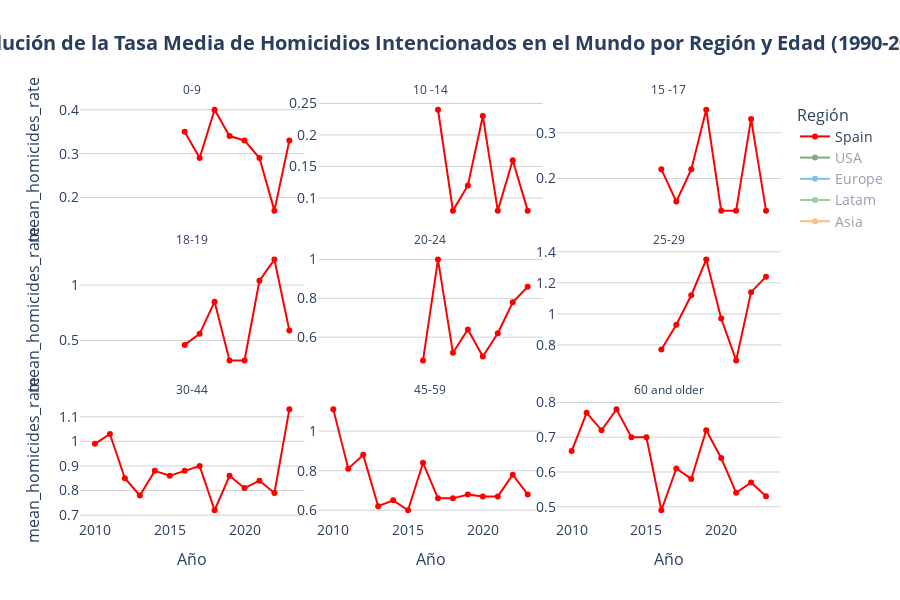

Write notebook code for a chart like this one.
### Code cell
time_series_plot(
    df = df_time_series['region'],
    x='Year',
    y='mean_homicides_rate',
    line_group='Region_2',
    facet_col='Age',
    facet_col_wrap=3,
    color='Region_2',
    default_visible_name='Spain',
    title='Evolución de la Tasa Media de Homicidios Intencionados en el Mundo por Región y Edad (1990-2023)',
    hover_data=HOVER_DATA['time_series_region'],
    labels=LABELS['time_series'],
    hovertemplate=HOVER_TEMPLATES['time_series_region'],
    color_discrete_map=COLOR_MAP['Region_2'],
    category_orders=CATEGORY_ORDERS,
    plot_save_path=os.path.join(PROJECT_PATH, 'plots', PLOT_FILENAME['time_series']),
    show=True
)

### Figure 1 — Plotly figure (JSON) as saved in the notebook; plotly's stock layout.template omitted (floating-point values rounded to 4 significant figures)
{"data": [{"customdata": [["Spain"], ["Spain"], ["Spain"], ["Spain"], ["Spain"], ["Spain"], ["Spain"], ["Spain"]], "hovertemplate": "<b style='font-size: 14px'>%{customdata[0]}</b><br><br><b>Año:</b> %{x}<br><b>Tasa Media de Homicidios:</b> %{y:.2f}<br><extra></extra>", "legendgroup": "Spain", "line": {"color": "#FF0000", "dash": "solid"}, "marker": {"symbol": "circle"}, "mode": "lines+markers", "name": "Spain", "orientation": "v", "showlegend": true, "type": "scatter", "x": [2016, 2017, 2018, 2019, 2020, 2021, 2022, 2023], "xaxis": "x7", "y": [0.35, 0.29, 0.4, 0.34, 0.33, 0.29, 0.17, 0.33], "yaxis": "y7"}, {"customdata": [["Spain"], ["Spain"], ["Spain"], ["Spain"], ["Spain"], ["Spain"], ["Spain"], ["Spain"]], "hovertemplate": "<b style='font-size: 14px'>%{customdata[0]}</b><br><br><b>Año:</b> %{x}<br><b>Tasa Media de Homicidios:</b> %{y:.2f}<br><extra></extra>", "legendgroup": "Spain", "line": {"color": "#FF0000", "dash": "solid"}, "marker": {"symbol": "circle"}, "mode": "lines+markers", "name": "Spain", "orientation": "v", "showlegend": false, "type": "scatter", "x": [2016, 2017, 2018, 2019, 2020, 2021, 2022, 2023], "xaxis": "x8", "y": [NaN, 0.24, 0.08, 0.12, 0.23, 0.08, 0.16, 0.08], "yaxis": "y8"}, {"customdata": [["Spain"], ["Spain"], ["Spain"], ["Spain"], ["Spain"], ["Spain"], ["Spain"], ["Spain"]], "hovertemplate": "<b style='font-size: 14px'>%{customdata[0]}</b><br><br><b>Año:</b> %{x}<br><b>Tasa Media de Homicidios:</b> %{y:.2f}<br><extra></extra>", "legendgroup": "Spain", "line": {"color": "#FF0000", "dash": "solid"}, "marker": {"symbol": "circle"}, "mode": "lines+markers", "name": "Spain", "orientation": "v", "showlegend": false, "type": "scatter", "x": [2016, 2017, 2018, 2019, 2020, 2021, 2022, 2023], "xaxis": "x9", "y": [0.22, 0.15, 0.22, 0.35, 0.13, 0.13, 0.33, 0.13], "yaxis": "y9"}, {"customdata": [["Spain"], ["Spain"], ["Spain"], ["Spain"], ["Spain"], ["Spain"], ["Spain"], ["Spain"]], "hovertemplate": "<b style='font-size: 14px'>%{customdata[0]}</b><br><br><b>Año:</b> %{x}<br><b>Tasa Media de Homicidios:</b> %{y:.2f}<br><extra></extra>", "legendgroup": "Spain", "line": {"color": "#FF0000", "dash": "solid"}, "marker": {"symbol": "circle"}, "mode": "lines+markers", "name": "Spain", "orientation": "v", "showlegend": false, "type": "scatter", "x": [2016, 2017, 2018, 2019, 2020, 2021, 2022, 2023], "xaxis": "x4", "y": [0.46, 0.56, 0.85, 0.32, 0.32, 1.04, 1.23, 0.59], "yaxis": "y4"}, {"customdata": [["Spain"], ["Spain"], ["Spain"], ["Spain"], ["Spain"], ["Spain"], ["Spain"], ["Spain"]], "hovertemplate": "<b style='font-size: 14px'>%{customdata[0]}</b><br><br><b>Año:</b> %{x}<br><b>Tasa Media de Homicidios:</b> %{y:.2f}<br><extra></extra>", "legendgroup": "Spain", "line": {"color": "#FF0000", "dash": "solid"}, "marker": {"symbol": "circle"}, "mode": "lines+markers", "name": "Spain", "orientation": "v", "showlegend": false, "type": "scatter", "x": [2016, 2017, 2018, 2019, 2020, 2021, 2022, 2023], "xaxis": "x5", "y": [0.48, 1.0, 0.52, 0.64, 0.5, 0.62, 0.78, 0.86], "yaxis": "y5"}, {"customdata": [["Spain"], ["Spain"], ["Spain"], ["Spain"], ["Spain"], ["Spain"], ["Spain"], ["Spain"]], "hovertemplate": "<b style='font-size: 14px'>%{customdata[0]}</b><br><br><b>Año:</b> %{x}<br><b>Tasa Media de Homicidios:</b> %{y:.2f}<br><extra></extra>", "legendgroup": "Spain", "line": {"color": "#FF0000", "dash": "solid"}, "marker": {"symbol": "circle"}, "mode": "lines+markers", "name": "Spain", "orientation": "v", "showlegend": false, "type": "scatter", "x": [2016, 2017, 2018, 2019, 2020, 2021, 2022, 2023], "xaxis": "x6", "y": [0.77, 0.93, 1.12, 1.35, 0.97, 0.7, 1.14, 1.24], "yaxis": "y6"}, {"customdata": [["Spain"], ["Spain"], ["Spain"], ["Spain"], ["Spain"], ["Spain"], ["Spain"], ["Spain"], ["Spain"], ["Spain"], ["Spain"], ["Spain"], ["Spain"], ["Spain"]], "hovertemplate": "<b style='font-size: 14px'>%{customdata[0]}</b><br><br><b>Año:</b> %{x}<br><b>Tasa Media de Homicidios:</b> %{y:.2f}<br><extra></extra>", "legendgroup": "Spain", "line": {"color": "#FF0000", "dash": "solid"}, "marker": {"symbol": "circle"}, "mode": "lines+markers", "name": "Spain", "orientation": "v", "showlegend": false, "type": "scatter", "x": [2010, 2011, 2012, 2013, 2014, 2015, 2016, 2017, 2018, 2019, 2020, 2021, 2022, 2023], "xaxis": "x", "y": [0.99, 1.03, 0.85, 0.78, 0.88, 0.86, 0.88, 0.9, 0.72, 0.86, 0.81, 0.84, 0.79, 1.13], "yaxis": "y"}, {"customdata": [["Spain"], ["Spain"], ["Spain"], ["Spain"], ["Spain"], ["Spain"], ["Spain"], ["Spain"], ["Spain"], ["Spain"], ["Spain"], ["Spain"], ["Spain"], ["Spain"]], "hovertemplate": "<b style='font-size: 14px'>%{customdata[0]}</b><br><br><b>Año:</b> %{x}<br><b>Tasa Media de Homicidios:</b> %{y:.2f}<br><extra></extra>", "legendgroup": "Spain", "line": {"color": "#FF0000", "dash": "solid"}, "marker": {"symbol": "circle"}, "mode": "lines+markers", "name": "Spain", "orientation": "v", "showlegend": false, "type": "scatter", "x": [2010, 2011, 2012, 2013, 2014, 2015, 2016, 2017, 2018, 2019, 2020, 2021, 2022, 2023], "xaxis": "x2", "y": [1.11, 0.81, 0.88, 0.62, 0.65, 0.6, 0.84, 0.66, 0.66, 0.68, 0.67, 0.67, 0.78, 0.68], "yaxis": "y2"}, {"customdata": [["Spain"], ["Spain"], ["Spain"], ["Spain"], ["Spain"], ["Spain"], ["Spain"], ["Spain"], ["Spain"], ["Spain"], ["Spain"], ["Spain"], ["Spain"], ["Spain"]], "hovertemplate": "<b style='font-size: 14px'>%{customdata[0]}</b><br><br><b>Año:</b> %{x}<br><b>Tasa Media de Homicidios:</b> %{y:.2f}<br><extra></extra>", "legendgroup": "Spain", "line": {"color": "#FF0000", "dash": "solid"}, "marker": {"symbol": "circle"}, "mode": "lines+markers", "name": "Spain", "orientation": "v", "showlegend": false, "type": "scatter", "x": [2010, 2011, 2012, 2013, 2014, 2015, 2016, 2017, 2018, 2019, 2020, 2021, 2022, 2023], "xaxis": "x3", "y": [0.66, 0.77, 0.72, 0.78, 0.7, 0.7, 0.49, 0.61, 0.58, 0.72, 0.64, 0.54, 0.57, 0.53], "yaxis": "y3"}, {"customdata": [["USA"], ["USA"], ["USA"], ["USA"], ["USA"], ["USA"], ["USA"], ["USA"]], "hovertemplate": "<b style='font-size: 14px'>%{customdata[0]}</b><br><br><b>Año:</b> %{x}<br><b>Tasa Media de Homicidios:</b> %{y:.2f}<br><extra></extra>", "legendgroup": "USA", "line": {"color": "#055509", "dash": "solid"}, "marker": {"symbol": "circle"}, "mode": "lines+markers", "name": "USA", "orientation": "v", "showlegend": true, "type": "scatter", "visible": "legendonly", "x": [2013, 2014, 2015, 2016, 2017, 2018, 2019, 2020], "xaxis": "x9", "y": [8.18, 8.59, 8.57, 8.94, 9.25, 8.59, 8.66, 11.08], "yaxis": "y9"}, {"customdata": [["USA"], ["USA"], ["USA"], ["USA"], ["USA"], ["USA"], ["USA"], ["USA"]], "hovertemplate": "<b style='font-size: 14px'>%{customdata[0]}</b><br><br><b>Año:</b> %{x}<br><b>Tasa Media de Homicidios:</b> %{y:.2f}<br><extra></extra>", "legendgroup": "USA", "line": {"color": "#055509", "dash": "solid"}, "marker": {"symbol": "circle"}, "mode": "lines+markers", "name": "USA", "orientation": "v", "showlegend": false, "type": "scatter", "visible": "legendonly", "x": [2013, 2014, 2015, 2016, 2017, 2018, 2019, 2020], "xaxis": "x4", "y": [7.95, 7.63, 8.91, 10.29, 9.91, 9.44, 9.7, 12.25], "yaxis": "y4"}, {"customdata": [["USA"], ["USA"], ["USA"], ["USA"], ["USA"], ["USA"], ["USA"], ["USA"]], "hovertemplate": "<b style='font-size: 14px'>%{customdata[0]}</b><br><br><b>Año:</b> %{x}<br><b>Tasa Media de Homicidios:</b> %{y:.2f}<br><extra></extra>", "legendgroup": "USA", "line": {"color": "#055509", "dash": "solid"}, "marker": {"symbol": "circle"}, "mode": "lines+markers", "name": "USA", "orientation": "v", "showlegend": false, "type": "scatter", "visible": "legendonly", "x": [2013, 2014, 2015, 2016, 2017, 2018, 2019, 2020], "xaxis": "x5", "y": [9.72, 9.44, 10.63, 11.75, 10.83, 9.88, 9.66, 12.84], "yaxis": "y5"}, {"customdata": [["USA"], ["USA"], ["USA"], ["USA"], ["USA"], ["USA"], ["USA"], ["USA"]], "hovertemplate": "<b style='font-size: 14px'>%{customdata[0]}</b><br><br><b>Año:</b> %{x}<br><b>Tasa Media de Homicidios:</b> %{y:.2f}<br><extra></extra>", "legendgroup": "USA", "line": {"color": "#055509", "dash": "solid"}, "marker": {"symbol": "circle"}, "mode": "lines+markers", "name": "USA", "orientation": "v", "showlegend": false, "type": "scatter", "visible": "legendonly", "x": [2013, 2014, 2015, 2016, 2017, 2018, 2019, 2020], "xaxis": "x6", "y": [7.75, 7.7, 8.9, 9.98, 10.24, 9.27, 8.96, 11.9], "yaxis": "y6"}, {"customdata": [["USA"], ["USA"], ["USA"], ["USA"], ["USA"], ["USA"], ["USA"], ["USA"], ["USA"], ["USA"], ["USA"], ["USA"], ["USA"], ["USA"], ["USA"], ["USA"]], "hovertemplate": "<b style='font-size: 14px'>%{customdata[0]}</b><br><br><b>Año:</b> %{x}<br><b>Tasa Media de Homicidios:</b> %{y:.2f}<br><extra></extra>", "legendgroup": "USA", "line": {"color": "#055509", "dash": "solid"}, "marker": {"symbol": "circle"}, "mode": "lines+markers", "name": "USA", "orientation": "v", "showlegend": false, "type": "scatter", "visible": "legendonly", "x": [2005, 2006, 2007, 2008, 2009, 2010, 2011, 2012, 2013, 2014, 2015, 2016, 2017, 2018, 2019, 2020], "xaxis": "x", "y": [6.42, 6.2, 6.42, 6.14, 6.03, 5.63, 5.39, 5.61, 5.39, 5.15, 5.94, 6.78, 6.65, 6.26, 6.23, 8.06], "yaxis": "y"}, {"customdata": [["USA"], ["USA"], ["USA"], ["USA"], ["USA"], ["USA"], ["USA"], ["USA"], ["USA"], ["USA"], ["USA"], ["USA"], ["USA"], ["USA"], ["USA"], ["USA"]], "hovertemplate": "<b style='font-size: 14px'>%{customdata[0]}</b><br><br><b>Año:</b> %{x}<br><b>Tasa Media de Homicidios:</b> %{y:.2f}<br><extra></extra>", "legendgroup": "USA", "line": {"color": "#055509", "dash": "solid"}, "marker": {"symbol": "circle"}, "mode": "lines+markers", "name": "USA", "orientation": "v", "showlegend": false, "type": "scatter", "visible": "legendonly", "x": [2005, 2006, 2007, 2008, 2009, 2010, 2011, 2012, 2013, 2014, 2015, 2016, 2017, 2018, 2019, 2020], "xaxis": "x2", "y": [3.39, 3.52, 3.38, 3.39, 3.24, 3.08, 3.1, 3.09, 3.09, 2.92, 3.18, 3.41, 3.71, 3.34, 3.18, 3.85], "yaxis": "y2"}, {"customdata": [["USA"], ["USA"], ["USA"], ["USA"], ["USA"], ["USA"], ["USA"], ["USA"], ["USA"], ["USA"], ["USA"], ["USA"], ["USA"], ["USA"], ["USA"], ["USA"]], "hovertemplate": "<b style='font-size: 14px'>%{customdata[0]}</b><br><br><b>Año:</b> %{x}<br><b>Tasa Media de Homicidios:</b> %{y:.2f}<br><extra></extra>", "legendgroup": "USA", "line": {"color": "#055509", "dash": "solid"}, "marker": {"symbol": "circle"}, "mode": "lines+markers", "name": "USA", "orientation": "v", "showlegend": false, "type": "scatter", "visible": "legendonly", "x": [2005, 2006, 2007, 2008, 2009, 2010, 2011, 2012, 2013, 2014, 2015, 2016, 2017, 2018, 2019, 2020], "xaxis": "x3", "y": [1.85, 1.73, 1.67, 1.71, 1.76, 1.6, 1.56, 1.53, 1.54, 1.49, 1.57, 1.78, 1.7, 1.7, 1.66, 1.75], "yaxis": "y3"}, {"customdata": [["Europe"], ["Europe"], ["Europe"], ["Europe"], ["Europe"], ["Europe"], ["Europe"], ["Europe"], ["Europe"], ["Europe"], ["Europe"], ["Europe"], ["Europe"], ["Europe"]], "hovertemplate": "<b style='font-size: 14px'>%{customdata[0]}</b><br><br><b>Año:</b> %{x}<br><b>Tasa Media de Homicidios:</b> %{y:.2f}<br><extra></extra>", "legendgroup": "Europe", "line": {"color": "#0883db", "dash": "solid"}, "marker": {"symbol": "circle"}, "mode": "lines+markers", "name": "Europe", "orientation": "v", "showlegend": true, "type": "scatter", "visible": "legendonly", "x": [2010, 2011, 2012, 2013, 2014, 2015, 2016, 2017, 2018, 2019, 2020, 2021, 2022, 2023], "xaxis": "x7", "y": [NaN, 0.34, 0.2, 0.53, 0.61, 0.58, 0.58, 0.61, 0.61, 0.49, 0.53, 0.6, 0.48, 0.65], "yaxis": "y7"}, {"customdata": [["Europe"], ["Europe"], ["Europe"], ["Europe"], ["Europe"], ["Europe"], ["Europe"], ["Europe"], ["Europe"], ["Europe"], ["Europe"], ["Europe"], ["Europe"], ["Europe"]], "hovertemplate": "<b style='font-size: 14px'>%{customdata[0]}</b><br><br><b>Año:</b> %{x}<br><b>Tasa Media de Homicidios:</b> %{y:.2f}<br><extra></extra>", "legendgroup": "Europe", "line": {"color": "#0883db", "dash": "solid"}, "marker": {"symbol": "circle"}, "mode": "lines+markers", "name": "Europe", "orientation": "v", "showlegend": false, "type": "scatter", "visible": "legendonly", "x": [2010, 2011, 2012, 2013, 2014, 2015, 2016, 2017, 2018, 2019, 2020, 2021, 2022, 2023], "xaxis": "x8", "y": [0.33, NaN, 0.36, 0.22, 0.29, 0.22, 0.3, 0.12, 0.16, 0.19, 0.25, 0.22, 0.22, 0.27], "yaxis": "y8"}, {"customdata": [["Europe"], ["Europe"], ["Europe"], ["Europe"], ["Europe"], ["Europe"], ["Europe"], ["Europe"], ["Europe"], ["Europe"], ["Europe"], ["Europe"], ["Europe"], ["Europe"]], "hovertemplate": "<b style='font-size: 14px'>%{customdata[0]}</b><br><br><b>Año:</b> %{x}<br><b>Tasa Media de Homicidios:</b> %{y:.2f}<br><extra></extra>", "legendgroup": "Europe", "line": {"color": "#0883db", "dash": "solid"}, "marker": {"symbol": "circle"}, "mode": "lines+markers", "name": "Europe", "orientation": "v", "showlegend": false, "type": "scatter", "visible": "legendonly", "x": [2010, 2011, 2012, 2013, 2014, 2015, 2016, 2017, 2018, 2019, 2020, 2021, 2022, 2023], "xaxis": "x9", "y": [1.65, 0.68, 1.22, 0.45, 0.45, 0.92, 0.91, 0.41, 0.52, 0.51, 0.46, 0.6, 0.66, 0.73], "yaxis": "y9"}, {"customdata": [["Europe"], ["Europe"], ["Europe"], ["Europe"], ["Europe"], ["Europe"], ["Europe"], ["Europe"], ["Europe"], ["Europe"], ["Europe"]], "hovertemplate": "<b style='font-size: 14px'>%{customdata[0]}</b><br><br><b>Año:</b> %{x}<br><b>Tasa Media de Homicidios:</b> %{y:.2f}<br><extra></extra>", "legendgroup": "Europe", "line": {"color": "#0883db", "dash": "solid"}, "marker": {"symbol": "circle"}, "mode": "lines+markers", "name": "Europe", "orientation": "v", "showlegend": false, "type": "scatter", "visible": "legendonly", "x": [2013, 2014, 2015, 2016, 2017, 2018, 2019, 2020, 2021, 2022, 2023], "xaxis": "x4", "y": [0.75, 0.54, 1.17, 1.31, 0.88, 1.05, 1.05, 0.93, 0.93, 1.25, 1.38], "yaxis": "y4"}, {"customdata": [["Europe"], ["Europe"], ["Europe"], ["Europe"], ["Europe"], ["Europe"], ["Europe"], ["Europe"], ["Europe"], ["Europe"], ["Europe"], ["Europe"], ["Europe"], ["Europe"]], "hovertemplate": "<b style='font-size: 14px'>%{customdata[0]}</b><br><br><b>Año:</b> %{x}<br><b>Tasa Media de Homicidios:</b> %{y:.2f}<br><extra></extra>", "legendgroup": "Europe", "line": {"color": "#0883db", "dash": "solid"}, "marker": {"symbol": "circle"}, "mode": "lines+markers", "name": "Europe", "orientation": "v", "showlegend": false, "type": "scatter", "visible": "legendonly", "x": [2010, 2011, 2012, 2013, 2014, 2015, 2016, 2017, 2018, 2019, 2020, 2021, 2022, 2023], "xaxis": "x5", "y": [1.45, 2.75, 1.05, 1.17, 0.82, 1.34, 1.26, 1.46, 1.22, 1.05, 1.34, 1.1, 1.34, 1.49], "yaxis": "y5"}, {"customdata": [["Europe"], ["Europe"], ["Europe"], ["Europe"], ["Europe"], ["Europe"], ["Europe"], ["Europe"], ["Europe"], ["Europe"], ["Europe"], ["Europe"], ["Europe"], ["Europe"]], "hovertemplate": "<b style='font-size: 14px'>%{customdata[0]}</b><br><br><b>Año:</b> %{x}<br><b>Tasa Media de Homicidios:</b> %{y:.2f}<br><extra></extra>", "legendgroup": "Europe", "line": {"color": "#0883db", "dash": "solid"}, "marker": {"symbol": "circle"}, "mode": "lines+markers", "name": "Europe", "orientation": "v", "showlegend": false, "type": "scatter", "visible": "legendonly", "x": [2010, 2011, 2012, 2013, 2014, 2015, 2016, 2017, 2018, 2019, 2020, 2021, 2022, 2023], "xaxis": "x6", "y": [1.53, 1.06, 1.62, 1.21, 1.17, 1.59, 1.55, 1.24, 1.13, 1.26, 1.14, 1.21, 1.51, 1.43], "yaxis": "y6"}, {"customdata": [["Europe"], ["Europe"], ["Europe"], ["Europe"], ["Europe"], ["Europe"], ["Europe"], ["Europe"], ["Europe"], ["Europe"], ["Europe"], ["Europe"], ["Europe"], ["Europe"], ["Europe"], ["Europe"], ["Europe"], ["Europe"], ["Europe"]], "hovertemplate": "<b style='font-size: 14px'>%{customdata[0]}</b><br><br><b>Año:</b> %{x}<br><b>Tasa Media de Homicidios:</b> %{y:.2f}<br><extra></extra>", "legendgroup": "Europe", "line": {"color": "#0883db", "dash": "solid"}, "marker": {"symbol": "circle"}, "mode": "lines+markers", "name": "Europe", "orientation": "v", "showlegend": false, "type": "scatter", "visible": "legendonly", "x": [2005, 2006, 2007, 2008, 2009, 2010, 2011, 2012, 2013, 2014, 2015, 2016, 2017, 2018, 2019, 2020, 2021, 2022, 2023], "xaxis": "x", "y": [1.58, 1.55, 1.52, 1.64, 1.21, 1.22, 1.18, 1.09, 1.01, 1.08, 1.42, 1.29, 1.1, 1.16, 1.12, 1.13, 0.97, 1.05, 1.36], "yaxis": "y"}, {"customdata": [["Europe"], ["Europe"], ["Europe"], ["Europe"], ["Europe"], ["Europe"], ["Europe"], ["Europe"], ["Europe"], ["Europe"], ["Europe"], ["Europe"], ["Europe"], ["Europe"], ["Europe"], ["Europe"], ["Europe"], ["Europe"], ["Europe"]], "hovertemplate": "<b style='font-size: 14px'>%{customdata[0]}</b><br><br><b>Año:</b> %{x}<br><b>Tasa Media de Homicidios:</b> %{y:.2f}<br><extra></extra>", "legendgroup": "Europe", "line": {"color": "#0883db", "dash": "solid"}, "marker": {"symbol": "circle"}, "mode": "lines+markers", "name": "Europe", "orientation": "v", "showlegend": false, "type": "scatter", "visible": "legendonly", "x": [2005, 2006, 2007, 2008, 2009, 2010, 2011, 2012, 2013, 2014, 2015, 2016, 2017, 2018, 2019, 2020, 2021, 2022, 2023], "xaxis": "x2", "y": [1.08, 1.18, 1.15, 0.99, 0.95, 1.02, 0.97, 0.83, 0.98, 0.87, 1.06, 1.01, 0.93, 0.89, 0.76, 0.76, 0.79, 0.86, 0.93], "yaxis": "y2"}, {"customdata": [["Europe"], ["Europe"], ["Europe"], ["Europe"], ["Europe"], ["Europe"], ["Europe"], ["Europe"], ["Europe"], ["Europe"], ["Europe"], ["Europe"], ["Europe"], ["Europe"], ["Europe"], ["Europe"], ["Europe"], ["Europe"], ["Europe"]], "hovertemplate": "<b style='font-size: 14px'>%{customdata[0]}</b><br><br><b>Año:</b> %{x}<br><b>Tasa Media de Homicidios:</b> %{y:.2f}<br><extra></extra>", "legendgroup": "Europe", "line": {"color": "#0883db", "dash": "solid"}, "marker": {"symbol": "circle"}, "mode": "lines+markers", "name": "Europe", "orientation": "v", "showlegend": false, "type": "scatter", "visible": "legendonly", "x": [2005, 2006, 2007, 2008, 2009, 2010, 2011, 2012, 2013, 2014, 2015, 2016, 2017, 2018, 2019, 2020, 2021, 2022, 2023], "xaxis": "x3", "y": [1.23, 1.25, 1.14, 1.22, 0.94, 0.82, 0.79, 0.81, 0.89, 0.89, 0.88, 0.93, 0.9, 0.8, 0.75, 0.85, 0.8, 0.78, 0.73], "yaxis": "y3"}, {"customdata": [["Latam"], ["Latam"], ["Latam"], ["Latam"], ["Latam"], ["Latam"], ["Latam"], ["Latam"], ["Latam"], ["Latam"], ["Latam"], ["Latam"], ["Latam"]], "hovertemplate": "<b style='font-size: 14px'>%{customdata[0]}</b><br><br><b>Año:</b> %{x}<br><b>Tasa Media de Homicidios:</b> %{y:.2f}<br><extra></extra>", "legendgroup": "Latam", "line": {"color": "#2ca02c", "dash": "solid"}, "marker": {"symbol": "circle"}, "mode": "lines+markers", "name": "Latam", "orientation": "v", "showlegend": true, "type": "scatter", "visible": "legendonly", "x": [2010, 2011, 2012, 2013, 2014, 2015, 2016, 2017, 2018, 2019, 2020, 2021, 2022], "xaxis": "x7", "y": [0.77, 1.1, 1.42, 0.91, 1.01, 1.07, 0.85, 0.95, 1.07, 1.04, 0.93, 0.91, 0.87], "yaxis": "y7"}, {"customdata": [["Latam"], ["Latam"], ["Latam"], ["Latam"], ["Latam"], ["Latam"], ["Latam"], ["Latam"], ["Latam"], ["Latam"], ["Latam"], ["Latam"], ["Latam"]], "hovertemplate": "<b style='font-size: 14px'>%{customdata[0]}</b><br><br><b>Año:</b> %{x}<br><b>Tasa Media de Homicidios:</b> %{y:.2f}<br><extra></extra>", "legendgroup": "Latam", "line": {"color": "#2ca02c", "dash": "solid"}, "marker": {"symbol": "circle"}, "mode": "lines+markers", "name": "Latam", "orientation": "v", "showlegend": false, "type": "scatter", "visible": "legendonly", "x": [2010, 2011, 2012, 2013, 2014, 2015, 2016, 2017, 2018, 2019, 2020, 2021, 2022], "xaxis": "x8", "y": [3.42, 3.3, 3.47, 3.33, 2.39, 1.68, 1.67, 1.92, 2.15, 2.24, 2.23, 2.15, 2.03], "yaxis": "y8"}, {"customdata": [["Latam"], ["Latam"], ["Latam"], ["Latam"], ["Latam"], ["Latam"], ["Latam"], ["Latam"], ["Latam"], ["Latam"], ["Latam"], ["Latam"], ["Latam"]], "hovertemplate": "<b style='font-size: 14px'>%{customdata[0]}</b><br><br><b>Año:</b> %{x}<br><b>Tasa Media de Homicidios:</b> %{y:.2f}<br><extra></extra>", "legendgroup": "Latam", "line": {"color": "#2ca02c", "dash": "solid"}, "marker": {"symbol": "circle"}, "mode": "lines+markers", "name": "Latam", "orientation": "v", "showlegend": false, "type": "scatter", "visible": "legendonly", "x": [2010, 2011, 2012, 2013, 2014, 2015, 2016, 2017, 2018, 2019, 2020, 2021, 2022], "xaxis": "x9", "y": [30.72, 35.38, 35.21, 34.29, 28.97, 15.23, 13.56, 16.88, 14.73, 14.75, 13.34, 13.31, 13.37], "yaxis": "y9"}, {"customdata": [["Latam"], ["Latam"], ["Latam"], ["Latam"], ["Latam"], ["Latam"], ["Latam"], ["Latam"], ["Latam"], ["Latam"], ["Latam"], ["Latam"], ["Latam"]], "hovertemplate": "<b style='font-size: 14px'>%{customdata[0]}</b><br><br><b>Año:</b> %{x}<br><b>Tasa Media de Homicidios:</b> %{y:.2f}<br><extra></extra>", "legendgroup": "Latam", "line": {"color": "#2ca02c", "dash": "solid"}, "marker": {"symbol": "circle"}, "mode": "lines+markers", "name": "Latam", "orientation": "v", "showlegend": false, "type": "scatter", "visible": "legendonly", "x": [2010, 2011, 2012, 2013, 2014, 2015, 2016, 2017, 2018, 2019, 2020, 2021, 2022], "xaxis": "x4", "y": [66.62, 63.89, 70.28, 72.22, 58.42, 29.54, 29.85, 33.17, 33.04, 31.05, 29.75, 28.49, 27.8], "yaxis": "y4"}, {"customdata": [["Latam"], ["Latam"], ["Latam"], ["Latam"], ["Latam"], ["Latam"], ["Latam"], ["Latam"], ["Latam"], ["Latam"], ["Latam"], ["Latam"], ["Latam"]], "hovertemplate": "<b style='font-size: 14px'>%{customdata[0]}</b><br><br><b>Año:</b> %{x}<br><b>Tasa Media de Homicidios:</b> %{y:.2f}<br><extra></extra>", "legendgroup": "Latam", "line": {"color": "#2ca02c", "dash": "solid"}, "marker": {"symbol": "circle"}, "mode": "lines+markers", "name": "Latam", "orientation": "v", "showlegend": false, "type": "scatter", "visible": "legendonly", "x": [2010, 2011, 2012, 2013, 2014, 2015, 2016, 2017, 2018, 2019, 2020, 2021, 2022], "xaxis": "x5", "y": [72.23, 75.71, 76.18, 70.91, 62.81, 35.47, 35.61, 42.57, 42.93, 43.66, 43.47, 43.05, 38.05], "yaxis": "y5"}, {"customdata": [["Latam"], ["Latam"], ["Latam"], ["Latam"], ["Latam"], ["Latam"], ["Latam"], ["Latam"], ["Latam"], ["Latam"], ["Latam"], ["Latam"], ["Latam"]], "hovertemplate": "<b style='font-size: 14px'>%{customdata[0]}</b><br><br><b>Año:</b> %{x}<br><b>Tasa Media de Homicidios:</b> %{y:.2f}<br><extra></extra>", "legendgroup": "Latam", "line": {"color": "#2ca02c", "dash": "solid"}, "marker": {"symbol": "circle"}, "mode": "lines+markers", "name": "Latam", "orientation": "v", "showlegend": false, "type": "scatter", "visible": "legendonly", "x": [2010, 2011, 2012, 2013, 2014, 2015, 2016, 2017, 2018, 2019, 2020, 2021, 2022], "xaxis": "x6", "y": [80.33, 80.23, 80.42, 73.01, 61.33, 36.91, 37.84, 45.35, 47.01, 48.26, 47.43, 45.62, 41.77], "yaxis": "y6"}, {"customdata": [["Latam"], ["Latam"], ["Latam"], ["Latam"], ["Latam"], ["Latam"], ["Latam"], ["Latam"], ["Latam"], ["Latam"], ["Latam"], ["Latam"], ["Latam"], ["Latam"], ["Latam"], ["Latam"], ["Latam"], ["Latam"]], "hovertemplate": "<b style='font-size: 14px'>%{customdata[0]}</b><br><br><b>Año:</b> %{x}<br><b>Tasa Media de Homicidios:</b> %{y:.2f}<br><extra></extra>", "legendgroup": "Latam", "line": {"color": "#2ca02c", "dash": "solid"}, "marker": {"symbol": "circle"}, "mode": "lines+markers", "name": "Latam", "orientation": "v", "showlegend": false, "type": "scatter", "visible": "legendonly", "x": [2005, 2006, 2007, 2008, 2009, 2010, 2011, 2012, 2013, 2014, 2015, 2016, 2017, 2018, 2019, 2020, 2021, 2022], "xaxis": "x", "y": [53.0, 47.89, 48.82, 47.15, 42.2, 40.06, 41.49, 40.77, 37.6, 32.6, 29.29, 32.73, 39.74, 41.45, 41.09, 39.14, 38.78, 35.62], "yaxis": "y"}, {"customdata": [["Latam"], ["Latam"], ["Latam"], ["Latam"], ["Latam"], ["Latam"], ["Latam"], ["Latam"], ["Latam"], ["Latam"], ["Latam"], ["Latam"], ["Latam"], ["Latam"], ["Latam"], ["Latam"], ["Latam"], ["Latam"]], "hovertemplate": "<b style='font-size: 14px'>%{customdata[0]}</b><br><br><b>Año:</b> %{x}<br><b>Tasa Media de Homicidios:</b> %{y:.2f}<br><extra></extra>", "legendgroup": "Latam", "line": {"color": "#2ca02c", "dash": "solid"}, "marker": {"symbol": "circle"}, "mode": "lines+markers", "name": "Latam", "orientation": "v", "showlegend": false, "type": "scatter", "visible": "legendonly", "x": [2005, 2006, 2007, 2008, 2009, 2010, 2011, 2012, 2013, 2014, 2015, 2016, 2017, 2018, 2019, 2020, 2021, 2022], "xaxis": "x2", "y": [27.0, 24.25, 24.04, 23.36, 20.1, 18.53, 19.28, 19.29, 17.71, 15.35, 16.94, 17.95, 21.02, 22.65, 22.45, 21.68, 20.93, 20.05], "yaxis": "y2"}, {"customdata": [["Latam"], ["Latam"], ["Latam"], ["Latam"], ["Latam"], ["Latam"], ["Latam"], ["Latam"], ["Latam"], ["Latam"], ["Latam"], ["Latam"], ["Latam"], ["Latam"], ["Latam"], ["Latam"], ["Latam"], ["Latam"]], "hovertemplate": "<b style='font-size: 14px'>%{customdata[0]}</b><br><br><b>Año:</b> %{x}<br><b>Tasa Media de Homicidios:</b> %{y:.2f}<br><extra></extra>", "legendgroup": "Latam", "line": {"color": "#2ca02c", "dash": "solid"}, "marker": {"symbol": "circle"}, "mode": "lines+markers", "name": "Latam", "orientation": "v", "showlegend": false, "type": "scatter", "visible": "legendonly", "x": [2005, 2006, 2007, 2008, 2009, 2010, 2011, 2012, 2013, 2014, 2015, 2016, 2017, 2018, 2019, 2020, 2021, 2022], "xaxis": "x3", "y": [21.15, 19.38, 25.4, 12.62, 8.74, 7.59, 8.85, 9.23, 8.29, 7.57, 9.79, 10.38, 10.96, 10.03, 9.92, 10.24, 9.06, 8.44], "yaxis": "y3"}, {"customdata": [["Asia"], ["Asia"], ["Asia"], ["Asia"], ["Asia"], ["Asia"], ["Asia"], ["Asia"]], "hovertemplate": "<b style='font-size: 14px'>%{customdata[0]}</b><br><br><b>Año:</b> %{x}<br><b>Tasa Media de Homicidios:</b> %{y:.2f}<br><extra></extra>", "legendgroup": "Asia", "line": {"color": "#ff7f0e", "dash": "solid"}, "marker": {"symbol": "circle"}, "mode": "lines+markers", "name": "Asia", "orientation": "v", "showlegend": true, "type": "scatter", "visible": "legendonly", "x": [2016, 2017, 2018, 2019, 2020, 2021, 2022, 2023], "xaxis": "x7", "y": [0.38, 0.34, 0.31, 0.32, 0.35, 0.26, 0.44, 1.0], "yaxis": "y7"}, {"customdata": [["Asia"], ["Asia"], ["Asia"], ["Asia"], ["Asia"], ["Asia"], ["Asia"], ["Asia"]], "hovertemplate": "<b style='font-size: 14px'>%{customdata[0]}</b><br><br><b>Año:</b> %{x}<br><b>Tasa Media de Homicidios:</b> %{y:.2f}<br><extra></extra>", "legendgroup": "Asia", "line": {"color": "#ff7f0e", "dash": "solid"}, "marker": {"symbol": "circle"}, "mode": "lines+markers", "name": "Asia", "orientation": "v", "showlegend": false, "type": "scatter", "visible": "legendonly", "x": [2016, 2017, 2018, 2019, 2020, 2021, 2022, 2023], "xaxis": "x8", "y": [0.38, 0.39, 0.34, 0.37, 0.22, 0.29, 0.33, 0.75], "yaxis": "y8"}, {"customdata": [["Asia"], ["Asia"], ["Asia"], ["Asia"], ["Asia"], ["Asia"], ["Asia"], ["Asia"]], "hovertemplate": "<b style='font-size: 14px'>%{customdata[0]}</b><br><br><b>Año:</b> %{x}<br><b>Tasa Media de Homicidios:</b> %{y:.2f}<br><extra></extra>", "legendgroup": "Asia", "line": {"color": "#ff7f0e", "dash": "solid"}, "marker": {"symbol": "circle"}, "mode": "lines+markers", "name": "Asia", "orientation": "v", "showlegend": false, "type": "scatter", "visible": "legendonly", "x": [2016, 2017, 2018, 2019, 2020, 2021, 2022, 2023], "xaxis": "x9", "y": [1.98, 2.33, 1.58, 1.59, 1.58, 1.4, 1.8, 2.8], "yaxis": "y9"}, {"customdata": [["Asia"], ["Asia"], ["Asia"], ["Asia"], ["Asia"], ["Asia"], ["Asia"], ["Asia"]], "hovertemplate": "<b style='font-size: 14px'>%{customdata[0]}</b><br><br><b>Año:</b> %{x}<br><b>Tasa Media de Homicidios:</b> %{y:.2f}<br><extra></extra>", "legendgroup": "Asia", "line": {"color": "#ff7f0e", "dash": "solid"}, "marker": {"symbol": "circle"}, "mode": "lines+markers", "name": "Asia", "orientation": "v", "showlegend": false, "type": "scatter", "visible": "legendonly", "x": [2016, 2017, 2018, 2019, 2020, 2021, 2022, 2023], "xaxis": "x4", "y": [3.3, 3.42, 2.78, 2.67, 2.89, 2.65, 2.92, 4.63], "yaxis": "y4"}, {"customdata": [["Asia"], ["Asia"], ["Asia"], ["Asia"], ["Asia"], ["Asia"], ["Asia"], ["Asia"]], "hovertemplate": "<b style='font-size: 14px'>%{customdata[0]}</b><br><br><b>Año:</b> %{x}<br><b>Tasa Media de Homicidios:</b> %{y:.2f}<br><extra></extra>", "legendgroup": "Asia", "line": {"color": "#ff7f0e", "dash": "solid"}, "marker": {"symbol": "circle"}, "mode": "lines+markers", "name": "Asia", "orientation": "v", "showlegend": false, "type": "scatter", "visible": "legendonly", "x": [2016, 2017, 2018, 2019, 2020, 2021, 2022, 2023], "xaxis": "x5", "y": [5.64, 4.61, 3.44, 3.21, 3.6, 3.58, 3.99, 4.74], "yaxis": "y5"}, {"customdata": [["Asia"], ["Asia"], ["Asia"], ["Asia"], ["Asia"], ["Asia"], ["Asia"], ["Asia"]], "hovertemplate": "<b style='font-size: 14px'>%{customdata[0]}</b><br><br><b>Año:</b> %{x}<br><b>Tasa Media de Homicidios:</b> %{y:.2f}<br><extra></extra>", "legendgroup": "Asia", "line": {"color": "#ff7f0e", "dash": "solid"}, "marker": {"symbol": "circle"}, "mode": "lines+markers", "name": "Asia", "orientation": "v", "showlegend": false, "type": "scatter", "visible": "legendonly", "x": [2016, 2017, 2018, 2019, 2020, 2021, 2022, 2023], "xaxis": "x6", "y": [6.73, 5.23, 4.56, 4.12, 4.21, 4.21, 3.9, 5.3], "yaxis": "y6"}, {"customdata": [["Asia"], ["Asia"], ["Asia"], ["Asia"], ["Asia"], ["Asia"], ["Asia"], ["Asia"]], "hovertemplate": "<b style='font-size: 14px'>%{customdata[0]}</b><br><br><b>Año:</b> %{x}<br><b>Tasa Media de Homicidios:</b> %{y:.2f}<br><extra></extra>", "legendgroup": "Asia", "line": {"color": "#ff7f0e", "dash": "solid"}, "marker": {"symbol": "circle"}, "mode": "lines+markers", "name": "Asia", "orientation": "v", "showlegend": false, "type": "scatter", "visible": "legendonly", "x": [2016, 2017, 2018, 2019, 2020, 2021, 2022, 2023], "xaxis": "x", "y": [4.75, 4.72, 3.88, 3.4, 3.8, 3.78, 4.11, 4.57], "yaxis": "y"}, {"customdata": [["Asia"], ["Asia"], ["Asia"], ["Asia"], ["Asia"], ["Asia"], ["Asia"], ["Asia"]], "hovertemplate": "<b style='font-size: 14px'>%{customdata[0]}</b><br><br><b>Año:</b> %{x}<br><b>Tasa Media de Homicidios:</b> %{y:.2f}<br><extra></extra>", "legendgroup": "Asia", "line": {"color": "#ff7f0e", "dash": "solid"}, "marker": {"symbol": "circle"}, "mode": "lines+markers", "name": "Asia", "orientation": "v", "showlegend": false, "type": "scatter", "visible": "legendonly", "x": [2016, 2017, 2018, 2019, 2020, 2021, 2022, 2023], "xaxis": "x2", "y": [3.55, 3.27, 3.17, 3.12, 2.98, 3.09, 3.0, 3.52], "yaxis": "y2"}, {"customdata": [["Asia"], ["Asia"], ["Asia"], ["Asia"], ["Asia"], ["Asia"], ["Asia"], ["Asia"]], "hovertemplate": "<b style='font-size: 14px'>%{customdata[0]}</b><br><br><b>Año:</b> %{x}<br><b>Tasa Media de Homicidios:</b> %{y:.2f}<br><extra></extra>", "legendgroup": "Asia", "line": {"color": "#ff7f0e", "dash": "solid"}, "marker": {"symbol": "circle"}, "mode": "lines+markers", "name": "Asia", "orientation": "v", "showlegend": false, "type": "scatter", "visible": "legendonly", "x": [2016, 2017, 2018, 2019, 2020, 2021, 2022, 2023], "xaxis": "x3", "y": [2.26, 2.19, 1.65, 1.69, 1.62, 1.85, 1.92, 2.17], "yaxis": "y3"}], "layout": {"annotations": [{"font": {}, "showarrow": false, "text": "30-44", "x": 0.16, "xanchor": "center", "xref": "paper", "y": 0.2867, "yanchor": "bottom", "yref": "paper"}, {"font": {}, "showarrow": false, "text": "45-59", "x": 0.5, "xanchor": "center", "xref": "paper", "y": 0.2867, "yanchor": "bottom", "yref": "paper"}, {"font": {}, "showarrow": false, "text": "60 and older", "x": 0.84, "xanchor": "center", "xref": "paper", "y": 0.2867, "yanchor": "bottom", "yref": "paper"}, {"font": {}, "showarrow": false, "text": "18-19", "x": 0.16, "xanchor": "center", "xref": "paper", "y": 0.6433, "yanchor": "bottom", "yref": "paper"}, {"font": {}, "showarrow": false, "text": "20-24", "x": 0.5, "xanchor": "center", "xref": "paper", "y": 0.6433, "yanchor": "bottom", "yref": "paper"}, {"font": {}, "showarrow": false, "text": "25-29", "x": 0.84, "xanchor": "center", "xref": "paper", "y": 0.6433, "yanchor": "bottom", "yref": "paper"}, {"font": {}, "showarrow": false, "text": "0-9", "x": 0.16, "xanchor": "center", "xref": "paper", "y": 1.0, "yanchor": "bottom", "yref": "paper"}, {"font": {}, "showarrow": false, "text": "10 -14", "x": 0.5, "xanchor": "center", "xref": "paper", "y": 1.0, "yanchor": "bottom", "yref": "paper"}, {"font": {}, "showarrow": false, "text": "15 -17", "x": 0.84, "xanchor": "center", "xref": "paper", "y": 1.0, "yanchor": "bottom", "yref": "paper"}], "height": 600, "legend": {"font": {"size": 14}, "title": {"font": {"size": 16}, "text": "Región"}, "tracegroupgap": 0}, "plot_bgcolor": "white", "title": {"font": {"size": 20}, "text": "<b>Evolución de la Tasa Media de Homicidios Intencionados en el Mundo por Región y Edad (1990-2023)</b>", "x": 0.5, "xanchor": "center"}, "xaxis": {"anchor": "y", "domain": [0, 0.32], "showgrid": false, "tickfont": {"size": 14}, "title": {"font": {"size": 16}, "text": "Año"}}, "xaxis2": {"anchor": "y2", "domain": [0.34, 0.66], "matches": "x", "showgrid": false, "tickfont": {"size": 14}, "title": {"font": {"size": 16}, "text": "Año"}}, "xaxis3": {"anchor": "y3", "domain": [0.68, 1.0], "matches": "x", "showgrid": false, "tickfont": {"size": 14}, "title": {"font": {"size": 16}, "text": "Año"}}, "xaxis4": {"anchor": "y4", "domain": [0, 0.32], "matches": "x", "showgrid": false, "showticklabels": false, "tickfont": {"size": 14}, "title": {"font": {"size": 16}}}, "xaxis5": {"anchor": "y5", "domain": [0.34, 0.66], "matches": "x", "showgrid": false, "showticklabels": false, "tickfont": {"size": 14}, "title": {"font": {"size": 16}}}, "xaxis6": {"anchor": "y6", "domain": [0.68, 1.0], "matches": "x", "showgrid": false, "showticklabels": false, "tickfont": {"size": 14}, "title": {"font": {"size": 16}}}, "xaxis7": {"anchor": "y7", "domain": [0, 0.32], "matches": "x", "showgrid": false, "showticklabels": false, "tickfont": {"size": 14}, "title": {"font": {"size": 16}}}, "xaxis8": {"anchor": "y8", "domain": [0.34, 0.66], "matches": "x", "showgrid": false, "showticklabels": false, "tickfont": {"size": 14}, "title": {"font": {"size": 16}}}, "xaxis9": {"anchor": "y9", "domain": [0.68, 1.0], "matches": "x", "showgrid": false, "showticklabels": false, "tickfont": {"size": 14}, "title": {"font": {"size": 16}}}, "yaxis": {"anchor": "x", "domain": [0, 0.2867], "gridcolor": "lightgray", "showgrid": true, "showticklabels": true, "tickfont": {"size": 14}, "title": {"font": {"size": 16}, "text": "mean_homicides_rate"}}, "yaxis2": {"anchor": "x2", "domain": [0, 0.2867], "gridcolor": "lightgray", "showgrid": true, "showticklabels": true, "tickfont": {"size": 14}, "title": {"font": {"size": 16}}}, "yaxis3": {"anchor": "x3", "domain": [0, 0.2867], "gridcolor": "lightgray", "showgrid": true, "showticklabels": true, "tickfont": {"size": 14}, "title": {"font": {"size": 16}}}, "yaxis4": {"anchor": "x4", "domain": [0.3567, 0.6433], "gridcolor": "lightgray", "showgrid": true, "showticklabels": true, "tickfont": {"size": 14}, "title": {"font": {"size": 16}, "text": "mean_homicides_rate"}}, "yaxis5": {"anchor": "x5", "domain": [0.3567, 0.6433], "gridcolor": "lightgray", "showgrid": true, "showticklabels": true, "tickfont": {"size": 14}, "title": {"font": {"size": 16}}}, "yaxis6": {"anchor": "x6", "domain": [0.3567, 0.6433], "gridcolor": "lightgray", "showgrid": true, "showticklabels": true, "tickfont": {"size": 14}, "title": {"font": {"size": 16}}}, "yaxis7": {"anchor": "x7", "domain": [0.7133, 1.0], "gridcolor": "lightgray", "showgrid": true, "showticklabels": true, "tickfont": {"size": 14}, "title": {"font": {"size": 16}, "text": "mean_homicides_rate"}}, "yaxis8": {"anchor": "x8", "domain": [0.7133, 1.0], "gridcolor": "lightgray", "showgrid": true, "showticklabels": true, "tickfont": {"size": 14}, "title": {"font": {"size": 16}}}, "yaxis9": {"anchor": "x9", "domain": [0.7133, 1.0], "gridcolor": "lightgray", "showgrid": true, "showticklabels": true, "tickfont": {"size": 14}, "title": {"font": {"size": 16}}}}}
